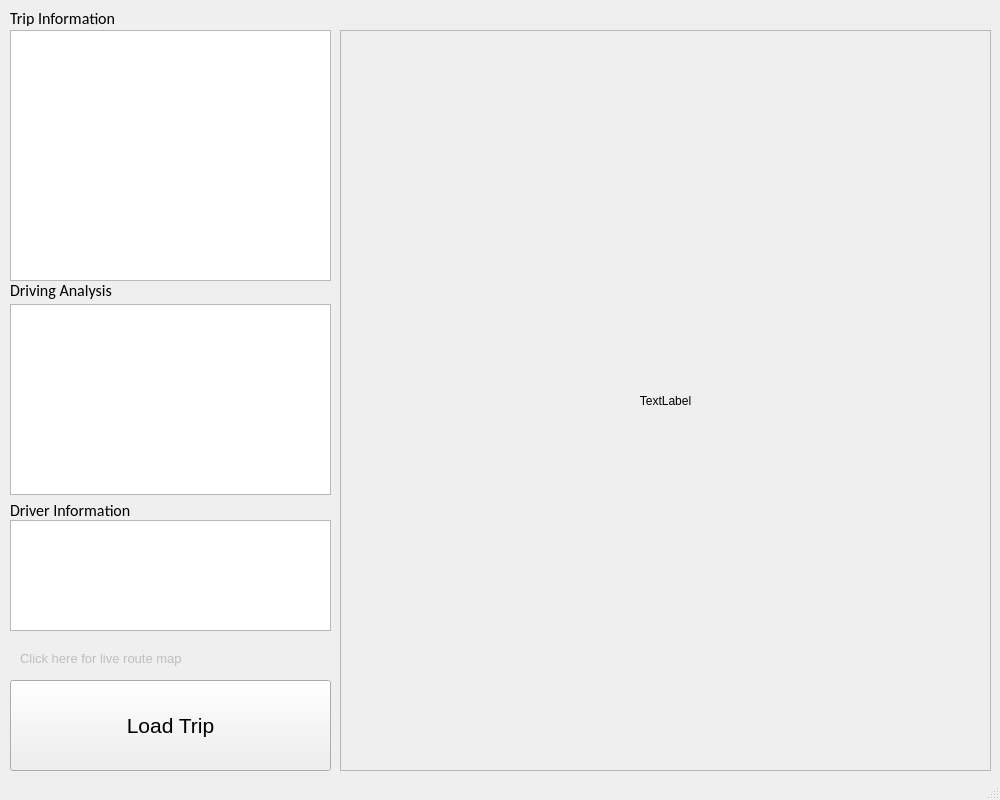
<?xml version="1.0" encoding="UTF-8"?>
<ui version="4.0">
 <class>MainWindow</class>
 <widget class="QMainWindow" name="MainWindow">
  <property name="geometry">
   <rect>
    <x>0</x>
    <y>0</y>
    <width>1000</width>
    <height>800</height>
   </rect>
  </property>
  <property name="sizePolicy">
   <sizepolicy hsizetype="Fixed" vsizetype="Fixed">
    <horstretch>0</horstretch>
    <verstretch>0</verstretch>
   </sizepolicy>
  </property>
  <property name="minimumSize">
   <size>
    <width>1000</width>
    <height>800</height>
   </size>
  </property>
  <property name="maximumSize">
   <size>
    <width>1000</width>
    <height>800</height>
   </size>
  </property>
  <property name="windowTitle">
   <string>DriveSafe</string>
  </property>
  <widget class="QWidget" name="centralwidget">
   <widget class="QTableWidget" name="tableWidget_drive">
    <property name="geometry">
     <rect>
      <x>10</x>
      <y>304</y>
      <width>321</width>
      <height>191</height>
     </rect>
    </property>
    <attribute name="horizontalHeaderStretchLastSection">
     <bool>true</bool>
    </attribute>
   </widget>
   <widget class="QLabel" name="label">
    <property name="geometry">
     <rect>
      <x>10</x>
      <y>10</y>
      <width>111</width>
      <height>16</height>
     </rect>
    </property>
    <property name="font">
     <font>
      <family>Calibri</family>
      <pointsize>12</pointsize>
     </font>
    </property>
    <property name="text">
     <string>Trip Information</string>
    </property>
   </widget>
   <widget class="QLabel" name="label_2">
    <property name="geometry">
     <rect>
      <x>10</x>
      <y>280</y>
      <width>141</width>
      <height>20</height>
     </rect>
    </property>
    <property name="font">
     <font>
      <family>Calibri</family>
      <pointsize>12</pointsize>
     </font>
    </property>
    <property name="text">
     <string>Driving Analysis</string>
    </property>
   </widget>
   <widget class="QLabel" name="label_3">
    <property name="geometry">
     <rect>
      <x>10</x>
      <y>500</y>
      <width>141</width>
      <height>20</height>
     </rect>
    </property>
    <property name="font">
     <font>
      <family>Calibri</family>
      <pointsize>12</pointsize>
     </font>
    </property>
    <property name="text">
     <string>Driver Information</string>
    </property>
   </widget>
   <widget class="QTableWidget" name="tableWidget_driver">
    <property name="geometry">
     <rect>
      <x>10</x>
      <y>520</y>
      <width>321</width>
      <height>111</height>
     </rect>
    </property>
    <attribute name="horizontalHeaderStretchLastSection">
     <bool>true</bool>
    </attribute>
   </widget>
   <widget class="QPushButton" name="pushButton">
    <property name="geometry">
     <rect>
      <x>10</x>
      <y>680</y>
      <width>321</width>
      <height>91</height>
     </rect>
    </property>
    <property name="font">
     <font>
      <pointsize>16</pointsize>
     </font>
    </property>
    <property name="text">
     <string>Load Trip</string>
    </property>
   </widget>
   <widget class="QScrollArea" name="routeScrollArea">
    <property name="geometry">
     <rect>
      <x>340</x>
      <y>30</y>
      <width>651</width>
      <height>741</height>
     </rect>
    </property>
    <property name="widgetResizable">
     <bool>true</bool>
    </property>
    <widget class="QWidget" name="scrollAreaWidgetContents">
     <property name="geometry">
      <rect>
       <x>0</x>
       <y>0</y>
       <width>649</width>
       <height>739</height>
      </rect>
     </property>
     <layout class="QGridLayout" name="gridLayout">
      <item row="0" column="0">
       <widget class="QLabel" name="routeImageLabel">
        <property name="text">
         <string>TextLabel</string>
        </property>
        <property name="alignment">
         <set>Qt::AlignCenter</set>
        </property>
       </widget>
      </item>
     </layout>
    </widget>
   </widget>
   <widget class="QLabel" name="hyperlinkLabel">
    <property name="enabled">
     <bool>false</bool>
    </property>
    <property name="geometry">
     <rect>
      <x>20</x>
      <y>650</y>
      <width>311</width>
      <height>16</height>
     </rect>
    </property>
    <property name="font">
     <font>
      <pointsize>10</pointsize>
     </font>
    </property>
    <property name="text">
     <string>Click here for live route map</string>
    </property>
   </widget>
   <widget class="QTableWidget" name="tableWidget_trip">
    <property name="geometry">
     <rect>
      <x>10</x>
      <y>30</y>
      <width>321</width>
      <height>251</height>
     </rect>
    </property>
    <attribute name="horizontalHeaderStretchLastSection">
     <bool>true</bool>
    </attribute>
   </widget>
  </widget>
  <widget class="QStatusBar" name="statusbar"/>
 </widget>
 <resources/>
 <connections/>
</ui>
